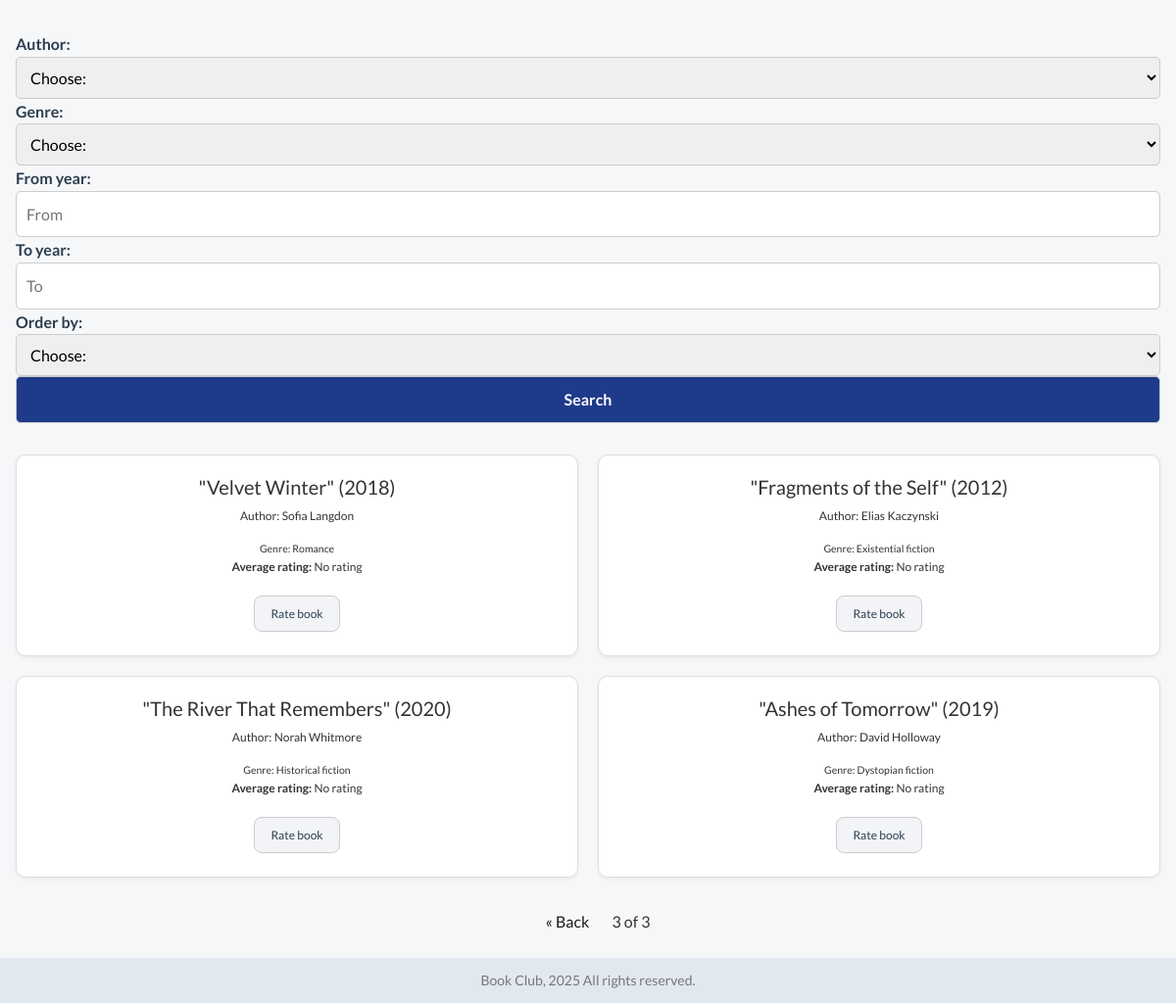
/catalogue/?page=3, run on the app's committed database.
### bookcatalogue/models.py (models this page shows, shortened)
class Book(models.Model):
    title = models.CharField(max_length=100)
    year = models.IntegerField(null=True, blank=True)
    isbn = models.CharField(max_length=100, unique=True)
    author = models.ForeignKey(to=Author, on_delete=models.CASCADE, related_name='books')
    genres = models.ManyToManyField(to=Genre)

class Author(models.Model):
    first_name = models.CharField(max_length=100)
    last_name = models.CharField(max_length=100)
    country = models.CharField(max_length=100, null=True, blank=True)
    birt_year = models.IntegerField(null=True, blank=True)
    def __str__(self):
        return f'{self.first_name} {self.last_name}'

class Genre(models.Model):
    name = models.CharField(max_length=100, unique=True)

### bookcatalogue/views.py (the view)
# urls.py: path('catalogue/', CatalogueListView.as_view(), name='catalogue'),
class CatalogueListView(ListView):
    model = Book
    template_name = 'catalogue.html'
    context_object_name = 'books'
    paginate_by = 6
    def get_queryset(self):
        queryset = Book.objects.all()
        author = self.request.GET.get('author')
        genre = self.request.GET.get('genre')
        from_year = self.request.GET.get('from_year')
        to_year = self.request.GET.get('to_year')
        ordering = self.request.GET.get('ordering')
        if author:
            queryset = queryset.filter(author__id=author)
        if genre:
            queryset = queryset.filter(genres__id=genre)
        if from_year:
            queryset = queryset.filter(year__gte=from_year)
        if to_year:
            queryset = queryset.filter(year__lte=to_year)
        if ordering == 'title':
            queryset = queryset.order_by('title')
        elif ordering == 'year':
            queryset = queryset.order_by('year')
        queryset = queryset.annotate(avg_rating=Avg('ratings__stars'))
        return queryset
    def get_context_data(self, **kwargs):
        context = super().get_context_data(**kwargs)
        context['authors'] = Author.objects.all()
        context['genres'] = Genre.objects.all()
        return context

### bookcatalogue/templates/catalogue.html (shortened to what this page needs)
{% extends 'base.html' %}
{% block 'content' %}
<div class="filter-form">
    <form method="get">
        <label>Author:</label>
        <select name="author">
            <option value="">Choose:</option>
        </select>
        <label>Genre:</label>
        <select name="genre">
            <option value="">Choose:</option>
        </select>
        <label>From year:</label>
        <input type="number" placeholder="From" name="from_year">
        <label>To year:</label>
        <input type="number" placeholder="To" name="to_year">
        <label>Order by:</label>
        <select name="ordering">
            <option value="">Choose:</option>
        </select>
        <button type="submit">Search</button>
    </form>
</div>
    {% if books %}
    <div class="box-catalogue">
        {% for book in books %}
            <div class="book-container">
                <h5>"{{ book.title }}" ({{ book.year }})</h5>
                <p>Author: {{ book.author }}</p>
                <small>Genre: {% for genre in book.genres.all %}{{ genre.name }}{% endfor %}</small>
                <p><strong>Average rating:</strong>
                   {% if book.avg_rating %}
                        {{ book.avg_rating }}⭐
                    {% else %}
                     No rating
                    {% endif %}
                </p>
                <a class="book-detail" href="{% url 'book_detail' book.pk %}">Rate book</a>
            </div>
        {% endfor %}
    </div>
{% else %}
    <p class="no-book">No books found.</p>
{% endif %}
{% if is_paginated %}
  <div class="pagination-container">
    {% if page_obj.has_previous %}
      <a href="?page={{ page_obj.previous_page_number }}">« Back</a>
    {% endif %}
    <span> {{ page_obj.number }} of {{ page_obj.paginator.num_pages }}</span>
  </div>
{% endif %}
{% endblock %}

### bookcatalogue/static/css/styles.css (style rules this page uses)
* { margin: 0; padding: 0; box-sizing: border-box; }
body { background-color: #f5f7f9; padding-bottom: 50px; font-family: 'Lato', sans-serif; color: #333; line-height: 1.6; }
a { text-decoration: none; padding: 8px 16px; border-radius: 4px; margin: 4px; color: #1a1a1a; transition: background-color 0.3s, color 0.3s; }
button, .auth-btn, .logout-btn, .filter-form button { border: none; padding: 12px 25px; color: #fff; font-weight: 600; border-radius: 5px; background: #1e3a8a; transition: background 0.3s, transform 0.2s ease; cursor: pointer; }
.book-detail { color: #2c3e50; background: #f2f4f7; border-radius: 8px; border: 1px solid #ccc; font-size: 12px; transition: background 0.3s, color 0.3s; }
form input, form select { padding: 10px; border: 1px solid #bbb; border-radius: 4px; font-size: 15px; }
.filter-form { display: flex; flex-wrap: wrap; gap: 15px; align-items: center; justify-content: center; margin: 2em auto; max-width: 1300px; }
.filter-form label { font-weight: 600; color: #2c3e50; }
.filter-form select, .filter-form input, .filter-form button { padding: 10px; border-radius: 5px; border: 1px solid #ccc; font-size: 15px; }
.box-catalogue { display: grid; margin: 2em auto; grid-template-columns: repeat(3, minmax(250px, 1fr)); gap: 20px; width: 750px; }
.book-container { display: flex; flex-direction: column; align-items: center; border: 1px solid #ddd; border-radius: 10px; background-color: #ffffff; padding: 20px; font-size: 12px; box-shadow: 0 2px 5px rgba(0,0,0,0.05); }
.pagination-container, .rating-container, .rating-container p { margin-bottom: 20px; text-align: center; }
@media (max-width: 1278px) { .box-catalogue { grid-template-columns: repeat(2, minmax(250px, 1fr)); width: 100%; padding: 0 1em; } }
@media (max-width: 1278px) { .filter-form { flex-direction: column; align-items: stretch; gap: 12px; padding: 0 1em; } }
@media (max-width: 1278px) { .filter-form label { width: 100%; text-align: left; } }
@media (max-width: 1278px) { .filter-form select, .filter-form input, .filter-form button { width: 100%; font-size: 16px; } }

### data on the page
Book: title "Velvet Winter", year "2018", author "Sofia Langdon", shows "No rating"
Genre: name "Romance"
Book: title "Fragments of the Self", year "2012", author "Elias Kaczynski", shows "No rating"
Genre: name "Existential fiction"
Book: title "The River That Remembers", year "2020", author "Norah Whitmore", shows "No rating"
Genre: name "Historical fiction"
Book: title "Ashes of Tomorrow", year "2019", author "David Holloway", shows "No rating"
Genre: name "Dystopian fiction"

### other printed values
{{ page_obj.number }} "3"
{{ page_obj.paginator.num_pages }} "3"
